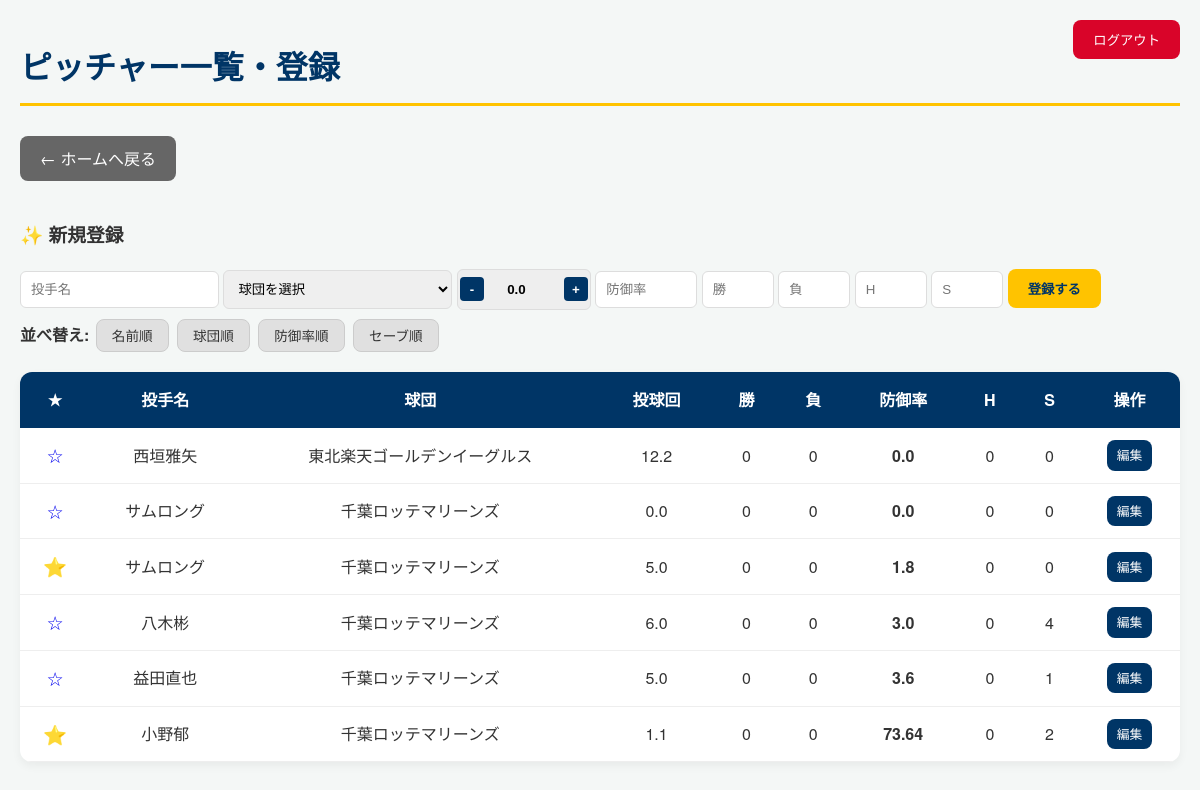
Screenshot of /list/?sort=era (signed in) with the database file from the repository.
### players/models.py (models this page shows, shortened)
class Pitcher(models.Model):
    TEAM_CHOICES = [
        ("巨人", "読売ジャイアンツ"),
        ("阪神", "阪神タイガース"),
        ("広島", "広島東洋カープ"),
        ("中日", "中日ドラゴンズ"),
        ("DeNA", "横浜DeNAベイスターズ"),
        ("ヤクルト", "東京ヤクルトスワローズ"),
        ("ソフトバンク", "福岡ソフトバンクホークス"),
        ("ロッテ", "千葉ロッテマリーンズ"),
        ("西武", "埼玉西武ライオンズ"),
        ("楽天", "東北楽天ゴールデンイーグルス"),
        ("オリックス", "オリックス・バファローズ"),
        ("日本ハム", "北海道日本ハムファイターズ"),
    ]
    name = models.CharField(max_length=100, verbose_name="投手名")
    team = models.CharField(
        max_length=100, choices=TEAM_CHOICES, verbose_name="所属球団"
    )  # 自由入力か選択式かはお好みで
    innings_pitched = models.FloatField(default=0, verbose_name="投球回")
    earned_runs = models.IntegerField(default=0, verbose_name="自責点")
    wins = models.IntegerField(default=0, verbose_name="勝ち")
    losses = models.IntegerField(default=0, verbose_name="負け")
    holds = models.IntegerField(default=0, verbose_name="ホールド")
    saves = models.IntegerField(default=0, verbose_name="セーブ")
    @property
    def era(self):
        if self.innings_pitched > 0:
            return round((self.earned_runs * 9) / self.innings_pitched, 2)
        return 0.00
    is_favorite = models.BooleanField(default=False, verbose_name="お気に入り")

### players/views.py (the view, shortened to what this page needs)
# urls.py: path('list/', views.pitcher_list, name='pitcher_list'),
@login_required
def pitcher_list(request):
    sort_by = request.GET.get("sort", "name")
    team_filter = request.GET.get("team")
    pitchers_queryset = Pitcher.objects.all()
    teams = Pitcher.TEAM_CHOICES  # これがドロップダウンの元データ
    if team_filter:
        pitchers_queryset = pitchers_queryset.filter(team=team_filter)
    if sort_by == "era":
        pitchers = sorted(pitchers_queryset, key=lambda p: p.era)
    else:
        pitchers = pitchers_queryset.order_by(sort_by)
    context = {
        "pitchers": pitchers,
        "teams": teams,  # これがHTMLの {% for val, label in teams %} に対応
    }
    return render(request, "players/list.html", context)

### players/templates/players/list.html (shortened to what this page needs)
{% load static %}
<!doctype html>
<html>
  <head>
    <link rel="stylesheet" href="{% static 'players/css/style.css' %}" />
  </head>
  <body>
    <div class="nav-right">
      <form action="{% url 'logout' %}" method="post" style="display: inline">
        <button type="submit" class="btn btn-danger">ログアウト</button>
      </form>
    </div>
    <h1>ピッチャー一覧・登録</h1>
    <a
      href="{% url 'home' %}"
      class="btn"
      style="background-color: #666; margin-bottom: 20px"
      >← ホームへ戻る</a
    >
    <div class="form-section">
      <h3>✨ 新規登録</h3>
      <form method="POST">
        <input type="text" name="name" placeholder="投手名" required />
        <select name="team">
          <option value="">球団を選択</option>
        </select>
        <div class="inning-ctrl">
          <button type="button" class="btn-step" onclick="stepInning(-0.1)">
            -
          </button>
          <input
            type="number"
            step="0.1"
            name="innings_pitched"
            id="ip_input"
            value="0.0"
            readonly
            style="
              width: 50px;
              text-align: center;
              border: none;
              background: transparent;
              font-weight: bold;
              margin: 0 5px;
            "
          />
          <button type="button" class="btn-step" onclick="stepInning(0.1)">
            +
          </button>
        </div>
        <input
          type="number"
          step="0.01"
          name="input_era"
          placeholder="防御率"
          style="width: 80px"
        />
        <input type="number" name="wins" placeholder="勝" style="width: 50px" />
        <input
          type="number"
          name="losses"
          placeholder="負"
          style="width: 50px"
        />
        <input type="number" name="holds" placeholder="H" style="width: 50px" />
        <input type="number" name="saves" placeholder="S" style="width: 50px" />
        <button
          type="submit"
          class="btn"
          style="
            background-color: var(--accent-color);
            color: var(--main-color) !important;
            font-weight: bold;
          "
        >
          登録する
        </button>
      </form>
    </div>
    <div class="sort-section" style="margin-bottom: 20px">
      <strong>並べ替え:</strong>
      <a href="?sort=name" class="btn sort-btn">名前順</a>
      <a href="?sort=team" class="btn sort-btn">球団順</a>
      <a href="?sort=era" class="btn sort-btn">防御率順</a>
      <a href="?sort=-saves" class="btn sort-btn">セーブ順</a>
    </div>
    <table>
      <thead>
        <tr>
          <th style="width: 40px">★</th>
          <th>投手名</th>
          <th>球団</th>
          <th>投球回</th>
          <th>勝</th>
          <th>負</th>
          <th>防御率</th>
          <th>H</th>
          <th>S</th>
          <th>操作</th>
        </tr>
      </thead>
      <tbody>
        {% for pitcher in pitchers %}
        <tr>
          <td>
            <a
              href="{% url 'toggle_favorite' pitcher.pk %}"
              style="text-decoration: none; font-size: 1.2rem"
            >
              {% if pitcher.is_favorite %}⭐{% else %}☆{% endif %}
            </a>
          </td>
          <td>{{ pitcher.name }}</td>
          <td>{{ pitcher.get_team_display }}</td>
          <td>{{ pitcher.innings_pitched }}</td>
          <td>{{ pitcher.wins }}</td>
          <td>{{ pitcher.losses }}</td>
          <td><strong>{{ pitcher.era }}</strong></td>
          <td>{{ pitcher.holds }}</td>
          <td>{{ pitcher.saves }}</td>
          <td>
            <a
              href="{% url 'pitcher_edit' pitcher.pk %}"
              class="btn"
              style="padding: 5px 10px; font-size: 0.8em"
              >編集</a
            >
          </td>
        </tr>
        {% endfor %}
      </tbody>
    </table>
  </body>
</html>

### players/static/players/css/style.css (style rules this page uses)
:root { --main-color: #003566; --accent-color: #ffc300; --bg-color: #f4f7f6; --text-color: #333; --white: #ffffff; }
body { font-family: 'Helvetica Neue', Arial, "Hiragino Kaku Gothic ProN", "Hiragino Sans", sans-serif; background-color: var(--bg-color); color: var(--text-color); margin: 0; padding: 20px; line-height: 1.6; }
h1 { color: var(--main-color); border-bottom: 3px solid var(--accent-color); padding-bottom: 10px; margin-bottom: 30px; }
.btn { display: inline-block; padding: 10px 20px; background-color: var(--main-color); color: white !important; text-decoration: none; border-radius: 8px; transition: 0.3s; border: none; cursor: pointer; }
table { width: 100%; background: var(--white); border-collapse: collapse; border-radius: 12px; overflow: hidden; box-shadow: 0 4px 10px rgba(0,0,0,0.05); }
th { background-color: var(--main-color); color: white; padding: 15px; }
td { padding: 12px; border-bottom: 1px solid #eee; text-align: center; }
input, select { padding: 10px; border: 1px solid #ddd; border-radius: 6px; margin-bottom: 10px; }
.btn-danger { background-color: #d90429; color: white !important; }
.nav-right { position: absolute; top: 20px; right: 20px; }
.sort-btn { background-color: #e0e0e0; color: #333 !important; padding: 5px 12px; font-size: 0.9em; margin: 0 2px; }

### players/templates/players/list.html (style rules this page uses)
.inning-ctrl { display: inline-flex; align-items: center; background: #eee; border-radius: 6px; padding: 2px; border: 1px solid #ddd; vertical-align: middle; }
.btn-step { background: var(--main-color); color: white; border: none; width: 24px; height: 24px; border-radius: 4px; cursor: pointer; font-weight: bold; line-height: 1; }
.sort-btn { background-color: #e0e0e0; color: #333 !important; padding: 5px 15px; font-size: 0.85em; margin: 0 2px; border: 1px solid #ccc; }

### rows the page displays
Pitcher: name "西垣雅矢", team "東北楽天ゴールデンイーグルス", innings_pitched "12.2", wins "0", losses "0", era "0.0", holds "0", saves "0"
Pitcher: name "サムロング", team "千葉ロッテマリーンズ", innings_pitched "0.0", wins "0", losses "0", era "0.0", holds "0", saves "0"
Pitcher: name "サムロング", team "千葉ロッテマリーンズ", innings_pitched "5.0", wins "0", losses "0", era "1.8", holds "0", saves "0"
Pitcher: name "八木彬", team "千葉ロッテマリーンズ", innings_pitched "6.0", wins "0", losses "0", era "3.0", holds "0", saves "4"
Pitcher: name "益田直也", team "千葉ロッテマリーンズ", innings_pitched "5.0", wins "0", losses "0", era "3.6", holds "0", saves "1"
Pitcher: name "小野郁", team "千葉ロッテマリーンズ", innings_pitched "1.1", wins "0", losses "0", era "73.64", holds "0", saves "2"
